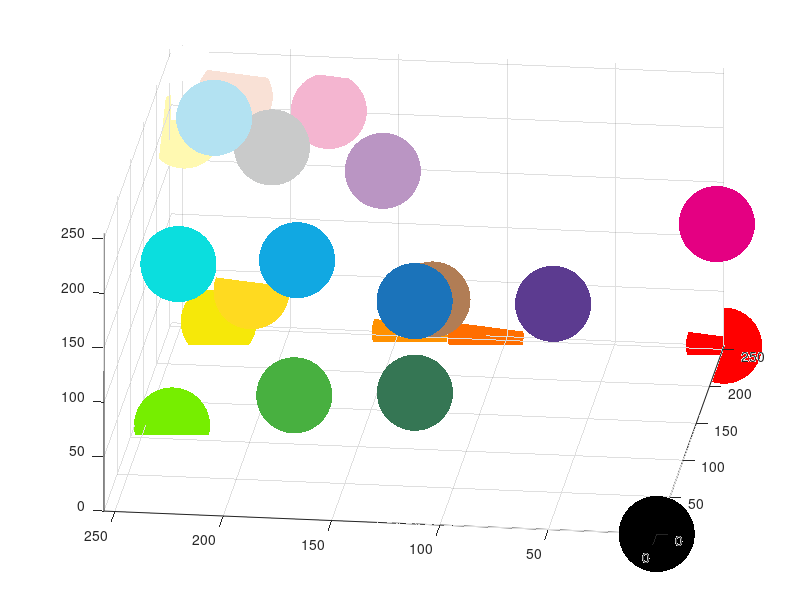

Here is the MATLAB script that generated this plot:
clc, clear;
global set
load("base.mat", "base");
load("raw.mat", "raw");
load("addition.mat", "addition");
set = raw;
lenBase = length(set);
set = set';

figure(1)

for i = 1 : lenBase
    X = set(1, i);
    Y = set(2, i);
    Z = set(3, i);
    c = [X Y Z] / 255;
    xlim([0 255]);
ylim([0 255]);
zlim([0 255]);
    scatter3(X,Y,Z,3000,c,'filled')
    view([-83.0580110497238 34.3275700934579]);
    hold on
end